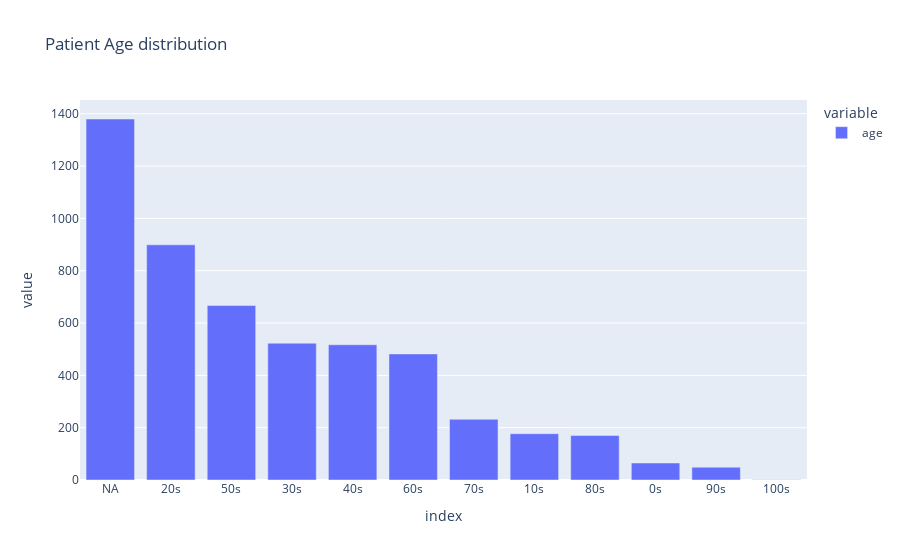

The cell this chart's notebook holds for it:
### Markdown cell above
<font color='white' size = 5>
2.1 Let's look at it by age<br>
<font color='yellow' size = 4>
# Take a look at distribution by Age

### Code cell
age_dist = df['age'].fillna('NA').value_counts()
px.bar(age_dist, title = 'Patient Age distribution')

### Figure 1 — Plotly figure (JSON) as saved in the notebook; plotly's stock layout.template omitted (floating-point values rounded to 4 significant figures)
{"data": [{"alignmentgroup": "True", "hovertemplate": "variable=age<br>index=%{x}<br>value=%{y}<extra></extra>", "legendgroup": "age", "marker": {"color": "#636efa"}, "name": "age", "offsetgroup": "age", "orientation": "v", "showlegend": true, "textposition": "auto", "type": "bar", "x": ["NA", "20s", "50s", "30s", "40s", "60s", "70s", "10s", "80s", "0s", "90s", "100s"], "xaxis": "x", "y": [1380, 899, 667, 523, 517, 482, 232, 177, 170, 65, 49, 1], "yaxis": "y"}], "layout": {"barmode": "relative", "legend": {"title": {"text": "variable"}, "tracegroupgap": 0}, "title": {"text": "Patient Age distribution"}, "xaxis": {"anchor": "y", "domain": [0, 1], "title": {"text": "index"}}, "yaxis": {"anchor": "x", "domain": [0, 1], "title": {"text": "value"}}}}
